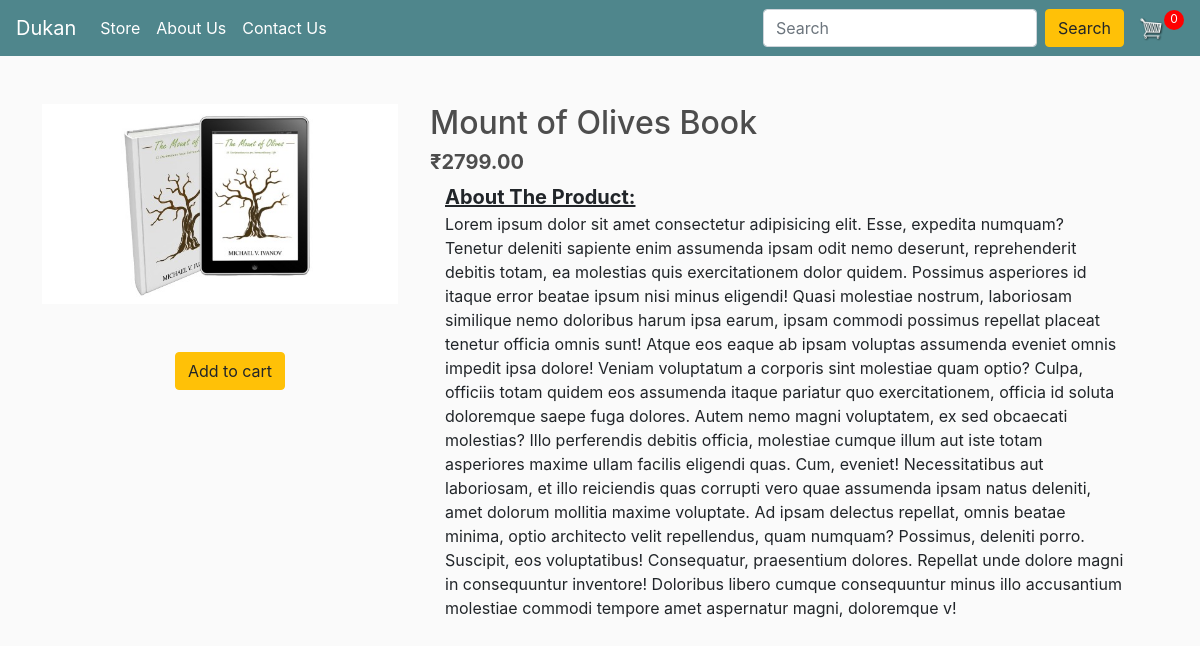
Page /productview/2 on the committed database.
### store/models.py (models this page shows, shortened)
class Product(models.Model):
    name = models.CharField(max_length=2000, null=True)
    price = models.FloatField()
    digital = models.BooleanField(default=False, null=True, blank=False)
    image = models.ImageField(null=True, blank=True)
    @property
    def imageURL(self):
        try:
            url = self.image.url
        except:
            url = ''
        return url

### store/views.py (the view)
# urls.py: path('productview/<int:myid>', views.prodview, name = "prodview"),
def prodview(request, myid):
    data = cartData(request)
    cartItems = data["cartItems"]
    products = Product.objects.all()
    product = Product.objects.filter(id=myid)
    return render(
        request,
        "store/prod_view.html",
        {
            "product": product[0],
            "products": products,
            "cartItems": cartItems,
        },
    )

### store/utils.py (called while the page is built, shortened)
def cookieCart(request):
    try:
        cart = json.loads(request.COOKIES["cart"])
    except:
        cart = {}
    print("Cart: ", cart)
    items = []
    order = {"get_cart_total": 0, "get_cart_items": 0, "shipping": False}
    cartItems = order["get_cart_items"]
    return {"cartItems": cartItems, "order": order, "items": items}

def cartData(request):
    if request.user.is_authenticated:
        customer = request.user.customer
        order, created = Order.objects.get_or_create(customer=customer, complete=False)
        items = order.orderitem_set.all()
        cartItems = order.get_cart_items
    else:
        cookieData = cookieCart(request)
        cartItems = cookieData["cartItems"]
        order = cookieData["order"]
        items = cookieData["items"]
    return {"cartItems": cartItems, "order": order, "items": items}

### store/templates/store/prod_view.html (shortened to what this page needs)
{% extends 'store/main.html' %}
{% block content %}
<div class="container my-4">
    <div class="row">
        <div class="col-md-4">
            <div class="row">
                <img src="{{product.imageURL}}" class="thumbnail" style="margin-right: 20px;">
            </div>
            <div class="row">
                <button data-product={{product.id}} data-action="add" class="btn btn-warning rounded update-cart my-5">Add to
                    cart</button>
            </div>
        </div>
        <div class="col-md-8">
            <h2>{{product.name}}</h2>
            <h5><b>₹{{product.price | floatformat:2}}</b></h5>
            <div class="container"><strong style="text-decoration: underline; font-size: 20px;">About The Product:</strong><p>Lorem ipsum dolor sit amet consectetur adipisicing elit. Esse, expedita numquam? Tenetur deleniti
                sapiente enim assumenda ipsam odit nemo deserunt, reprehenderit debitis totam, ea molestias quis
                exercitationem dolor quidem. Possimus asperiores id itaque error beatae ipsum nisi minus eligendi! Quasi
                molestiae nostrum, laboriosam similique nemo doloribus harum ipsa earum, ipsam commodi possimus repellat
                placeat tenetur officia omnis sunt! Atque eos eaque ab ipsam voluptas assumenda eveniet omnis impedit
                ipsa dolore! Veniam voluptatum a corporis sint molestiae quam optio? Culpa, officiis totam quidem eos
                assumenda itaque pariatur quo exercitationem, officia id soluta doloremque saepe fuga dolores. Autem
                nemo magni voluptatem, ex sed obcaecati molestias? Illo perferendis debitis officia, molestiae cumque
                illum aut iste totam asperiores maxime ullam facilis eligendi quas. Cum, eveniet! Necessitatibus aut
                laboriosam, et illo reiciendis quas corrupti vero quae assumenda ipsam natus deleniti, amet dolorum
                mollitia maxime voluptate. Ad ipsam delectus repellat, omnis beatae minima, optio architecto velit
                repellendus, quam numquam? Possimus, deleniti porro. Suscipit, eos voluptatibus! Consequatur,
                praesentium dolores. Repellat unde dolore magni in consequuntur inventore! Doloribus libero cumque
                consequuntur minus illo accusantium molestiae commodi tempore amet aspernatur magni, doloremque
                v!</p></div>
        </div>
    </div>
</div>
{% endblock %}

### static/css/main.css (style rules this page uses)
body { background-color: hsl(0, 0%, 98%); }
h1,h2,h3,h4,h5,h6 { color:hsl(0, 0%, 30%); }
.thumbnail { width: 100%; height: 200px; -webkit-box-shadow: -1px -3px 5px -2px rgba(214,214,214,1); -moz-box-shadow: -1px -3px 5px -2px rgba(214,214,214,1); box-shadow: -1px -3px 5px -2px rgba(214,214,214,1); }
.btn { border-radius: 0; }

### store/templates/store/prod_view.html (style rules this page uses)
.row { justify-content: center; }
.thumbnail { box-shadow: none !important; }

### rows in the picture
Product: imageURL (picture), name "Mount of Olives Book", price "2799.00"

### other values in the picture
{{ cartItems }} "0"
